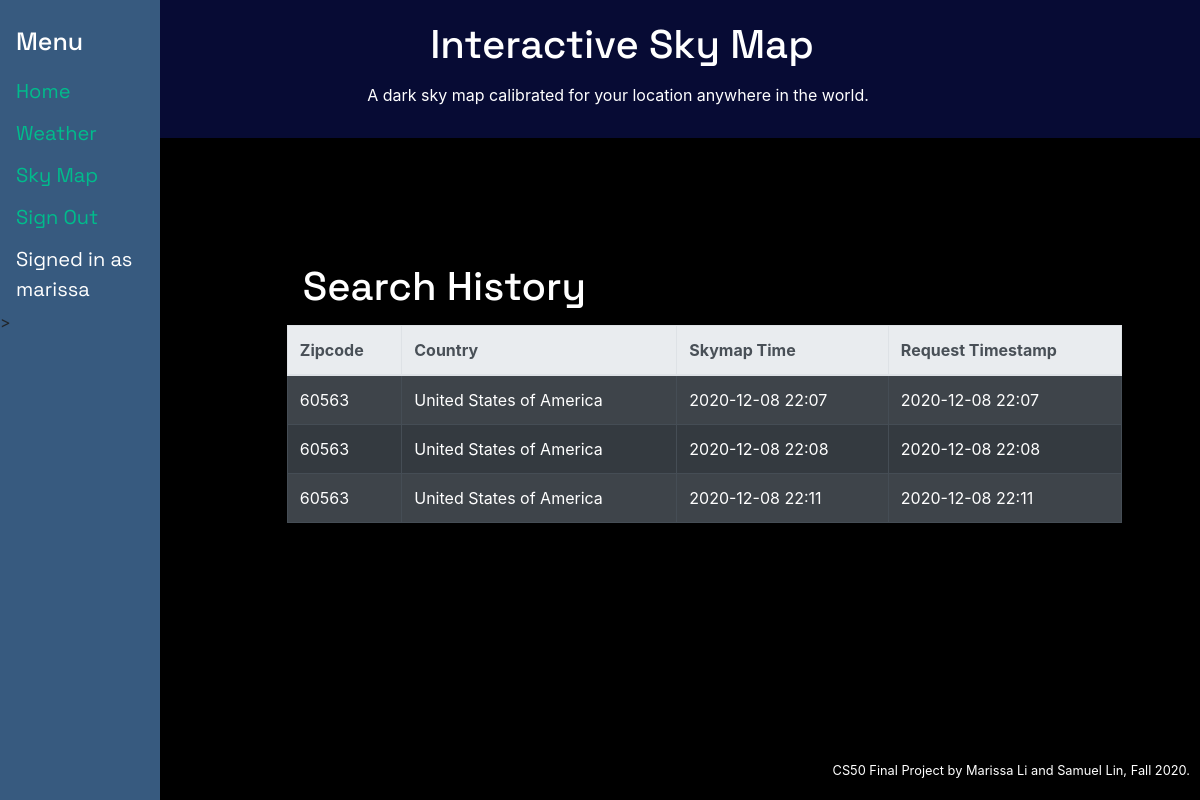
/ (signed in), run on the app's committed database.
### tables this page shows
CREATE TABLE 'timeplaces' (username TEXT NOT NULL, zipcode TEXT NOT NULL, country TEXT NOT NULL,'requesttime' DATETIME,'timestamp' DATETIME);

### application.py (the view)
@app.route("/")
@login_required
def index():
    cur1.execute("SELECT * FROM timeplaces WHERE username = ? ORDER BY timestamp", (session["username"],))
    search_history = cur1.fetchall()
    return render_template("index.html", search_history=search_history)

### application.py (called while the page is built)
@app.after_request
def after_request(response):
    response.headers["Cache-Control"] = "no-cache, no-store, must-revalidate"
    response.headers["Expires"] = 0
    response.headers["Pragma"] = "no-cache"
    return response

### helpers.py (called while the page is built)
def login_required(f):
    @wraps(f)
    def decorated_function(*args, **kwargs):
        if session.get("user_id") is None:
            return redirect("/login")
        return f(*args, **kwargs)
    return decorated_function

### templates/index.html (shortened to what this page needs)
{% extends "layout.html" %}
{% block main %}
<form>
  <h1>Search History</h1>
    <table class="table table-bordered table-hover table-striped table-dark">
        <thead class="thead-light">
          <tr>
            <th scope="col">Zipcode</th>
            <th scope="col">Country</th>
            <th scope="col">Skymap Time</th>
            <th scope="col">Request Timestamp</th>
          </tr>
        </thead>
        <tbody>
        {% for item in search_history %}
          <tr>
            <td>{{ item[1] }}</td>
            <td>{{ item[2] }}</td>
            <td>{{ item[3][0:16] }}</td>
            <td>{{ item[4][0:16] }}</td>
          </tr>
        {% endfor %}
        </tbody>
      </table>
</form>
{% endblock %}

### static/styles.css (style rules this page uses)
body { background-color: #000000; }
h1, p, label, .jumbotron, .sidenav a:hover, #skymap-label { color: #ffffff; }
form, footer, .cat, table { padding-left: 20%; padding-top: 20%; }
.sidenav a, h1, #skymap-label { padding: 6px 8px 6px 16px; text-decoration: none; display: block; font-family: 'Space Grotesk', sans-serif; }

### data on the page
timeplaces: zipcode "60563", country "United States of America", requesttime "2020-12-08 22:07", timestamp "2020-12-08 22:07"
timeplaces: zipcode "60563", country "United States of America", requesttime "2020-12-08 22:08", timestamp "2020-12-08 22:08"
timeplaces: zipcode "60563", country "United States of America", requesttime "2020-12-08 22:11", timestamp "2020-12-08 22:11"

### other printed values
{{ session["username"] }} "marissa"
